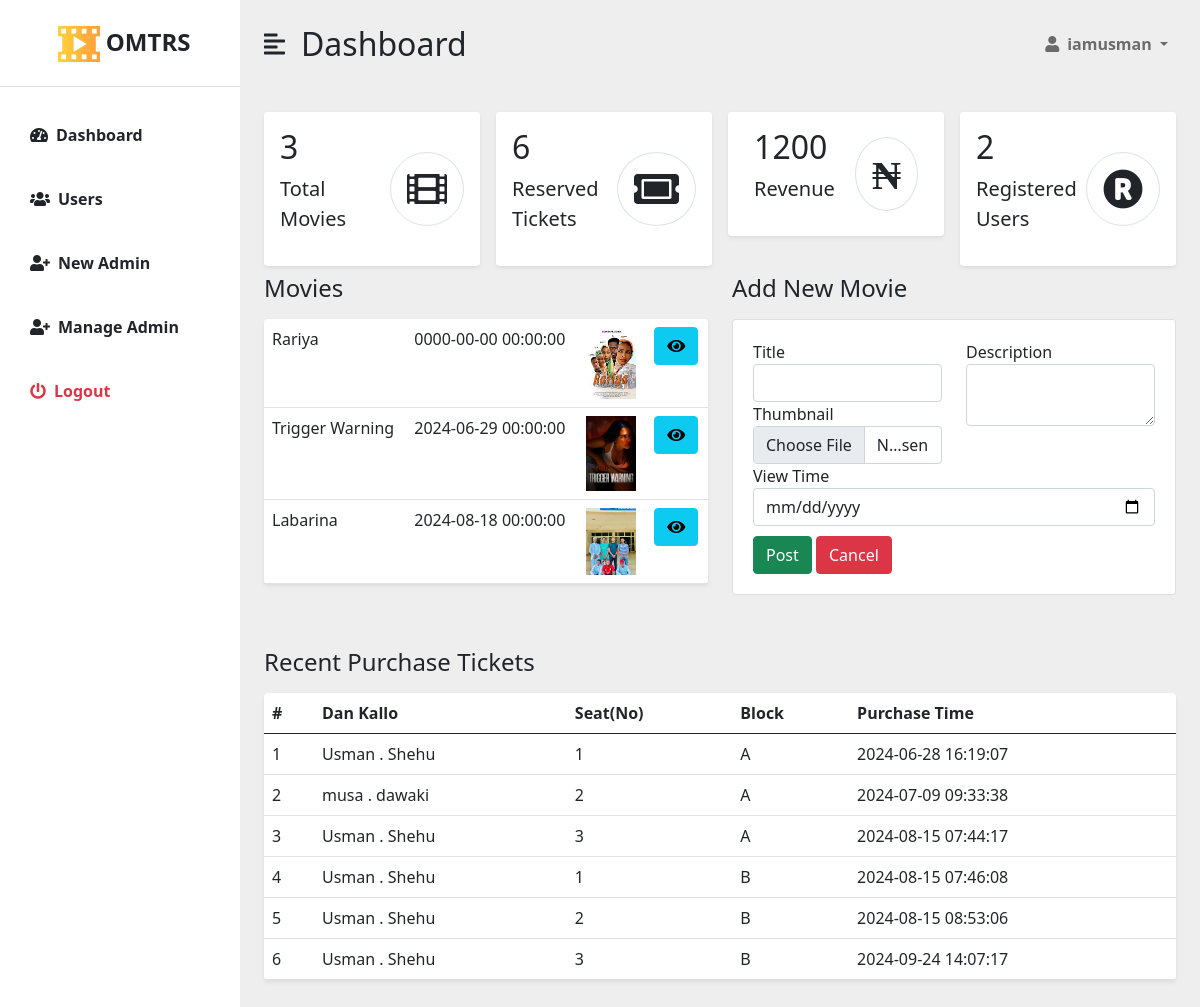
The app's page /admin/index.php (signed in) with its own data.
### tables this page shows
CREATE TABLE `movies` (
  `id` int(11) NOT NULL,
  `title` varchar(100) NOT NULL,
  `description` text NOT NULL,
  `viewTime` datetime NOT NULL,
  `image` varchar(255) DEFAULT NULL
);

CREATE TABLE `tickets` (
  `id` int(11) NOT NULL,
  `user_id` int(11) NOT NULL,
  `seat_no` varchar(10) NOT NULL,
  `block` varchar(50) NOT NULL,
  `purchase_time` timestamp NOT NULL DEFAULT current_timestamp(),
  `number` int(11) NOT NULL
);

CREATE TABLE `users_tbl` (
  `id` int(11) NOT NULL,
  `fname` varchar(50) NOT NULL,
  `surname` varchar(50) NOT NULL,
  `email` varchar(100) NOT NULL,
  `password` varchar(255) NOT NULL
);

### admin/counter.php (called while the page is built, shortened)
<?php
	$db=mysqli_connect("localhost", "root", "", "movie_reservation_system");
	if (isset($_SESSION["password"])) {
		$user_request_id = "SELECT COUNT(id) AS 'Total' FROM `users_tbl`";
	    $user_stmt = $db->prepare($user_request_id);
	    $user_stmt->execute();
	    $user_result = $user_stmt->get_result();
	    if ($user_result->num_rows > 0) {
	        $total = $user_result->fetch_assoc();
	        $total_users = $total['Total'];
	    }
	    $ticket_request_id = "SELECT COUNT(id) AS 'Total_tickets' FROM `tickets`";
	    $ticket_stmt = $db->prepare($ticket_request_id);
	    $ticket_stmt->execute();
	    $ticket_result = $ticket_stmt->get_result();
	    if ($ticket_result->num_rows > 0) {
	        $total = $ticket_result->fetch_assoc();
	        $total_tickets = $total['Total_tickets'];
	    }
	    $revenue = 200 * $total_tickets;
	    $movie_request_id = "SELECT COUNT(id) AS 'Total_movies' FROM `movies`";
	    $movie_stmt = $db->prepare($movie_request_id);
	    $movie_stmt->execute();
	    $movie_result = $movie_stmt->get_result();
	    if ($movie_result->num_rows > 0) {
	        $total = $movie_result->fetch_assoc();
	        $total_movies = $total['Total_movies'];
	    }
	   	$movie_request = "SELECT `id`, `title`, `description`, `viewTime`, `image` FROM `movies`";
	    $movie_stmt = $db->prepare($movie_request);
	    $movie_stmt->execute();
	    $movie_result = $movie_stmt->get_result();
	}else{
		header("refresh:0; url='login.php'");
	}

### admin/index.php (the view, shortened to what this page needs)
<?php
include "counter.php";
$username = $_SESSION['username'];
$db = mysqli_connect("localhost", "root", "", "movie_reservation_system");
$sql = "
SELECT
    t.id AS ticket_id,
    t.seat_no,
    t.block,
    t.purchase_time,
    t.number,
    u.fname,
    u.surname,
    u.email
FROM
    tickets t
JOIN
    users_tbl u ON t.user_id = u.id
WHERE
    1
";
$result = $db->query($sql);
?>
<!DOCTYPE html>
<html lang="en">
<head>
    <link href="https://cdn.jsdelivr.net/npm/bootstrap@5.0.0-beta3/dist/css/bootstrap.min.css" rel="stylesheet" />
    <link rel="stylesheet" href="https://cdnjs.cloudflare.com/ajax/libs/font-awesome/5.15.3/css/all.min.css" />
    <link rel="stylesheet" href="admin.css" />
</head>
<body>
    <div class="d-flex" id="wrapper">
        <?php include 'adminsidebar.php';?>
        <div id="page-content-wrapper">
            <nav class="navbar navbar-expand-lg navbar-light bg-transparent py-4 px-4">
                <div class="d-flex align-items-center">
                    <i class="fas fa-align-left primary-text fs-4 me-3" id="menu-toggle"></i>
                    <h2 class="fs-2 m-0">Dashboard</h2>
                </div>
                <div class="collapse navbar-collapse" id="navbarSupportedContent">
                    <ul class="navbar-nav ms-auto mb-2 mb-lg-0">
                        <li class="nav-item dropdown">
                            <a class="nav-link dropdown-toggle second-text fw-bold" href="#" id="navbarDropdown"
                                role="button" data-bs-toggle="dropdown" aria-expanded="false">
                                <i class="fas fa-user me-2"></i><?php echo htmlspecialchars($username); ?>
                            </a>
                        </li>
                    </ul>
                </div>
            </nav>
            <div class="container-fluid px-4">
                <div class="row g-3 my-2">
                    <div class="col-md-3">
                        <div class="p-3 bg-white shadow-sm d-flex justify-content-around align-items-center rounded">
                            <div>
                                <h3 class="fs-2"><?=$total_movies?></h3>
                                <p class="fs-5">Total Movies</p>
                            </div>
                            <i class="fas fa-film fs-1 primary-text border rounded-full secondary-bg p-3"></i>
                        </div>
                    </div>
                    <div class="col-md-3">
                        <div class="p-3 bg-white shadow-sm d-flex justify-content-around align-items-center rounded">
                            <div>
                                <h3 class="fs-2"><?=$total_tickets?></h3>
                                <p class="fs-5">Reserved Tickets</p>
                            </div>
                            <i
                                class="fas fa-ticket-alt fs-1 primary-text border rounded-full secondary-bg p-3"></i>
                        </div>
                    </div>
                    <div class="col-md-3">
                        <div class="p-3 bg-white shadow-sm d-flex justify-content-around align-items-center rounded">
                            <div>
                                <h3 class="fs-2"><?=$revenue?></h3>
                                <p class="fs-5">Revenue</p>
                            </div>
                            <i class="fas fa-cash fs-1 primary-text border rounded-full secondary-bg p-3">&#8358;</i>
                        </div>
                    </div>
                    <div class="col-md-3">
                        <div class="p-3 bg-white shadow-sm d-flex justify-content-around align-items-center rounded">
                            <div>
                                <h3 class="fs-2"><?=$total_users?></h3>
                                <p class="fs-5">Registered Users</p>
                            </div>
                            <i class="fas fa-registered fs-1 primary-text border rounded-full secondary-bg p-3"></i>
                        </div>
                    </div>
                </div>
                <div class="row">
                    <div class="col-md-6">
                        <table class="table bg-white rounded shadow-sm  table-hover">
                            <h3 class="fs-4 mb-3">Movies</h3>
                            <tbody>
                                <?php
                                    while ($total = $movie_result->fetch_assoc()) {
                                        $id = $total['id'];
                                        $movies_title = htmlspecialchars($total['title']);
                                        $viewTime = htmlspecialchars($total['viewTime']);
                                        $image = htmlspecialchars($total['image']);
                                        $image = "<img src='../images/$image' width='50'>";
                                        echo "<tr>
                                            <td>$movies_title</td>
                                            <td>$viewTime</td>
                                            <td>$image</td>
                                            <td><a href='viewMovie.php?id=$id'class='btn btn-info'><i class='fas fa-eye'></i></a></td>
                                        </tr>";
                                    }
                                ?>
                            </tbody>
                        </table>
                    </div>
                    <div class="col-md-6">
                            <h3 class="fs-4 mb-3">Add New Movie</h3>
                        <div class="card" style="padding: 20px;">
                         <form id="product_form" method="POST" enctype="multipart/form-data">
                            <div class="row">
                                <div class="col-md-6">
                                    <label>Title</label>
                                    <input type="text" class="form-control" name="title" required value="<?php if (isset($_GET['edit_id'])) echo htmlspecialchars($_GET['title']); ?>">
                                    <label>Thumbnail</label>
                                    <input type="file" class="form-control" name="image" required>
                                </div>
                                <div class="col-md-6">
                                    <label>Description</label>
                                    <textarea class="form-control" name="description" required><?php if (isset($_GET['edit_id'])) echo htmlspecialchars($_GET['description']); ?></textarea>
                                </div>
                            </div>
                                <div class="row">
                                  <div class="form-group col-md-12">
                                      <label>View Time</label>
                                      <input type="date" class="form-control" name="viewTime" required value="<?php if (isset($_GET['edit_id'])) echo htmlspecialchars($_GET['viewTime']); ?>">
                                    </div>
                                </div>
                                <div style="margin-top: 10px;">
                                    <button type="submit" class="btn btn-success" name="update">Post</button>
                                    <a href="index.php" class="btn btn-danger">Cancel</a>
                                </div>
                        </form>
                    </div>
                    </div>
                </div>
                <div class="row my-5">
                    <h3 class="fs-4 mb-3">Recent Purchase Tickets</h3>
                    <div class="col">
                        <table class="table bg-white rounded shadow-sm  table-hover">
                            <thead>
                                <tr>
                                    <th scope="col" width="50">#</th>
                                    <th scope="col">Dan Kallo</th>
                                    <th scope="col">Seat(No)</th>
                                    <th scope="col">Block</th>
                                    <th scope="col">Purchase Time</th>
                                </tr>
                            </thead>
                            <tbody>
                                <?php
                                    if ($result->num_rows > 0) {
                                        $i = 0;
                                        while($row = $result->fetch_assoc()) {
                                            $i++;
                                            echo "<tr>
                                                <td>$i</td>
                                                <td>{$row['fname']} . {$row['surname']}</td>
                                                <td>{$row['seat_no']}</td>
                                                <td>{$row['block']}</td>
                                                <td>{$row['purchase_time']}</td>
                                            </tr>";
                                        }
                                    } else {
                                        echo "<tr><td colspan='8'>No records found</td></tr>";
                                    }
                                    ?>
                            </tbody>
                        </table>
                    </div>
                </div>
            </div>
        </div>
    </div>
</body>
</html>

### admin/adminsidebar.php (shortened to what this page needs)
<div class="bg-white" id="sidebar-wrapper">
            <div class="sidebar-heading text-center py-4 primary-text fs-4 fw-bold text-uppercase border-bottom"><img src="../images/logo.png"> OMTRS</div>
            <div class="list-group list-group-flush my-3">
                <a href="index.php" class="list-group-item list-group-item-action bg-transparent second-text active"><i
                        class="fas fa-tachometer-alt me-2"></i>Dashboard</a>
                <a href="users.php" class="list-group-item list-group-item-action bg-transparent second-text fw-bold"><i
                        class="fas fa-users me-2"></i>Users</a>
                <a href="adm.php" class="list-group-item list-group-item-action bg-transparent second-text fw-bold"><i
                        class="fas fa-user-plus me-2"></i>New Admin</a>
                <a href="admins.php" class="list-group-item list-group-item-action bg-transparent second-text fw-bold"><i
                        class="fas fa-user-plus me-2"></i>Manage Admin</a>
                <a href="logout.php" class="list-group-item list-group-item-action bg-transparent text-danger fw-bold"><i
                        class="fas fa-power-off me-2"></i>Logout</a>
            </div>
        </div>

### admin/admin.css (style rules this page uses)
.primary-text { color: var(--main-text-color); }
.second-text { color: var(--second-text-color); }
.secondary-bg { background-color: var(--second-bg-color); }
.rounded-full { border-radius: 100%; }
#wrapper { overflow-x: hidden; background:#eee; }
#sidebar-wrapper { min-height: 100vh; margin-left: -15rem; box-shadow: -2px 1px 60px #ffffff, 0px 1px 0px #ffffff; }
#sidebar-wrapper .list-group { width: 15rem; }
#page-content-wrapper { min-width: 100vw; background: #eee; }
#menu-toggle { cursor: pointer; }
.list-group-item { border: none; padding: 20px 30px; }
.list-group-item.active { background-color: transparent; color: var(--main-text-color); font-weight: bold; border: none; }
@media (min-width: 768px) { #sidebar-wrapper { margin-left: 0; } }
@media (min-width: 768px) { #page-content-wrapper { min-width: 0; width: 100%; } }

### records on screen
movies: title "Rariya", viewTime "0000-00-00 00:00:00", image (picture)
movies: title "Trigger Warning", viewTime "2024-06-29 00:00:00", image (picture)
movies: title "Labarina", viewTime "2024-08-18 00:00:00", image (picture)
tickets: user.fname "Usman", user.surname "Shehu", seat_no "1", block "A", purchase_time "2024-06-28 16:19:07"
tickets: user.fname "musa", user.surname "dawaki", seat_no "2", block "A", purchase_time "2024-07-09 09:33:38"
tickets: user.fname "Usman", user.surname "Shehu", seat_no "3", block "A", purchase_time "2024-08-15 07:44:17"
tickets: user.fname "Usman", user.surname "Shehu", seat_no "1", block "B", purchase_time "2024-08-15 07:46:08"
tickets: user.fname "Usman", user.surname "Shehu", seat_no "2", block "B", purchase_time "2024-08-15 08:53:06"
tickets: user.fname "Usman", user.surname "Shehu", seat_no "3", block "B", purchase_time "2024-09-24 14:07:17"

### other values on screen
$username "iamusman"
$total_movies "3"
$total_tickets "6"
$revenue "1200"
$total_users "2"
